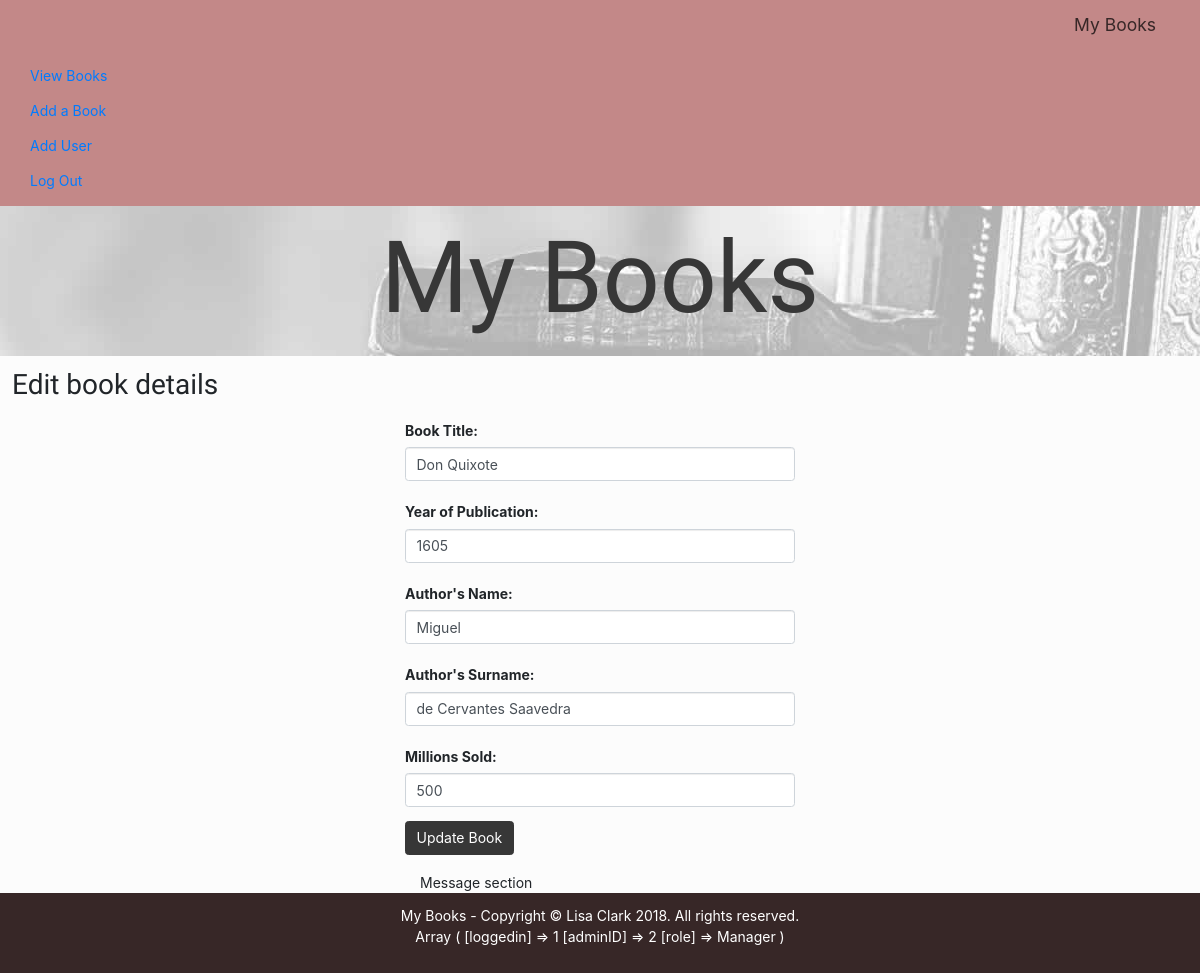
/View/php/page_editbook.php?BookID=1 (signed in), run on an earlier commit of the app's database.
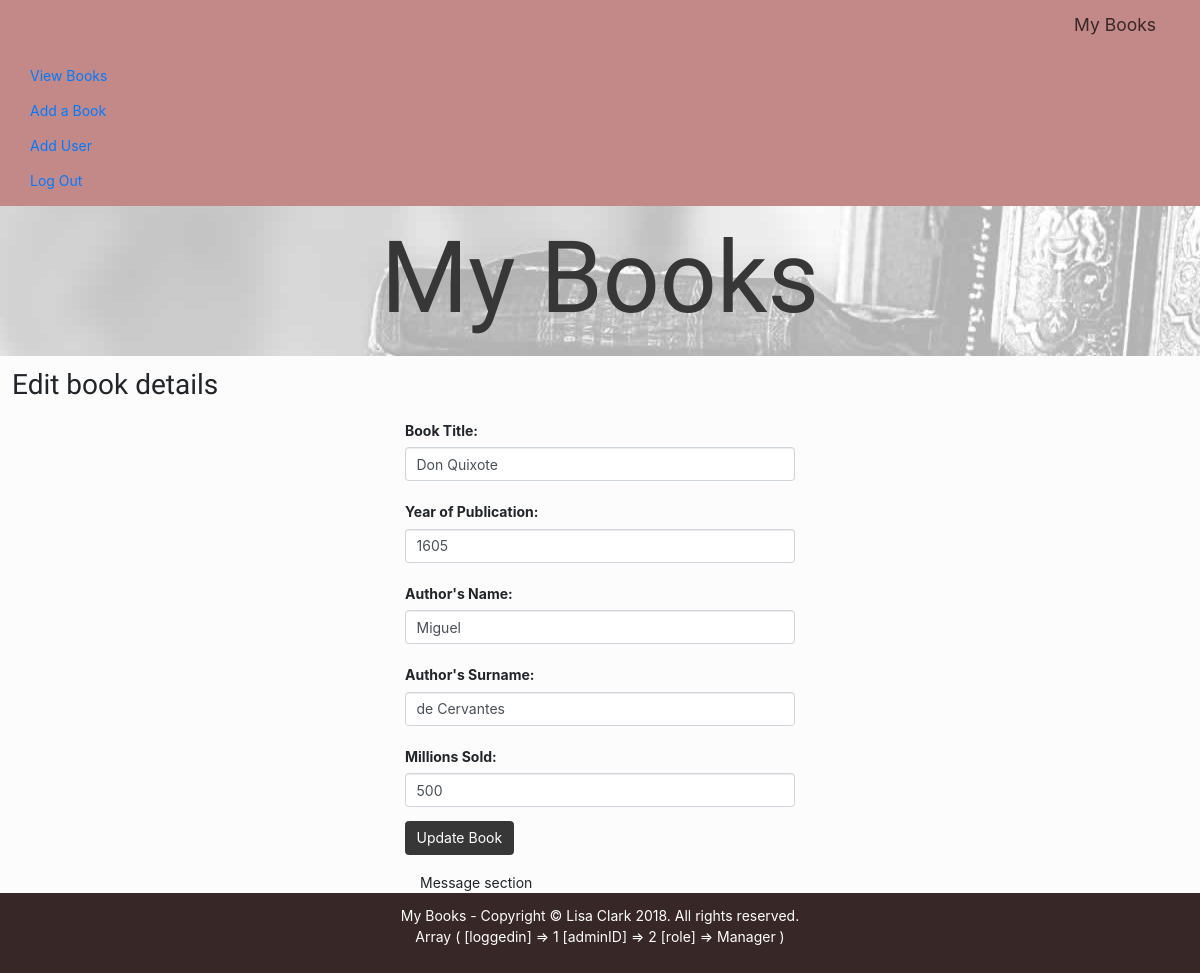
And on a later commit of the database.
### tables this page shows
CREATE TABLE `book` (
  `BookID` int(10) UNSIGNED NOT NULL,
  `BookTitle` varchar(255) NOT NULL,
  `OriginalTitle` varchar(255) DEFAULT NULL,
  `YearofPublication` int(4) NOT NULL DEFAULT '0',
  `Genre` varchar(30) NOT NULL,
  `MillionsSold` int(10) UNSIGNED NOT NULL,
  `LanguageWritten` varchar(30) NOT NULL,
  `AuthorID` int(10) UNSIGNED NOT NULL,
  `imageID` int(10) UNSIGNED NOT NULL
);

CREATE TABLE `author` (
  `AuthorID` int(10) UNSIGNED NOT NULL,
  `Name` varchar(30) NOT NULL,
  `Surname` varchar(30) NOT NULL,
  `Nationality` varchar(30) NOT NULL,
  `BirthYear` int(4) UNSIGNED NOT NULL,
  `DeathYear` int(4) UNSIGNED DEFAULT NULL
);

### Model/dbfunctions.php (called while the page is built, shortened)
<?php
function select_one_book($BookID) {
    $select_sql = "SELECT * FROM book
INNER JOIN author ON author.AuthorID = book.AuthorID WHERE BookID='" . $_GET['BookID'] . "'";
    include 'connect.php';
    $stmt = $conn->prepare($select_sql);
    $stmt->execute();
    return $result = $stmt->fetch(PDO::FETCH_ASSOC);
}
?>

### View/php/page_editbook.php (the view, shortened to what this page needs)
<?php
include "header.php";
include '../../Model/connect.php';
include '../../Model/dbfunctions.php';
include "nav.php";
?>
<?php
$bookdetails = select_one_book($_GET['BookID']);
?>
<div class="page-flex-container">
    <h2>Edit book details</h2>
    <form class="form-edit" id="update_form">
        <fieldset>
            <div class="form-group row">
                <label for="booktitle" class="col-form-label">Book Title: </label>
                <input class="form-control" id="booktitle" name="BookTitle" type="text" value="<?php echo $bookdetails['BookTitle'];?>">
            </div>
            <div class="form-group row">
                <label for="yearofpub" class="col-form-label">Year of Publication: </label>
                <input class="form-control" id="yearofpub" name="YearofPublication" type="text" value="<?php echo $bookdetails['YearofPublication'];?>">
            </div>
            <div class="form-group row">
                <label for="authorname" class="col-form-label">Author's Name: </label>
                <input class="form-control" id="authorname" name="Name" type="text" value="<?php echo $bookdetails['Name'];?>">
            </div>
            <div class="form-group row">
                <label for="authorsurname" class="col-form-label">Author's Surname: </label>
                <input class="form-control" id="authorsurname" name="Surname" type="text" value="<?php echo $bookdetails['Surname'];?>">
            </div>
            <div class="form-group row">
                <label for="sold" class="col-form-label">Millions Sold: </label>
                <input class="form-control" id="sold" name="MillionsSold" type="text" value="<?php echo $bookdetails['MillionsSold'];?>">
            </div>
            <div class="form-group row">
                <button class="btn btn-primary" type="button" id="update" onclick="updateBook(<?php echo $_GET['BookID']; ?>)">Update Book</button>
            </div>
            <div id="errorsection">
                Message section
            </div>
        </fieldset>
    </form>
</div>
<?php
    include "footer.php";
?>

What changed in the data, as far as the page shows it:
changed through a linked row, book "Don Quixote": Surname "de Cervantes Saavedra" → "de Cervantes"
